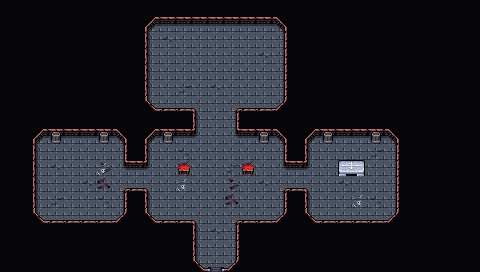

This is a level from a 2D game, rendered from its Tiled map with the project's own tilesets. A one-line summary and the map file follow, with tile-layer data summarised:
An orthogonal 30x17 tile map with 16x16 px tiles, 4 tile layers (Background, Floor, Clutter, Blood), 3 tilesets and 15 objects (2x dialog).

<map version="1.10" tiledversion="1.10.1" orientation="orthogonal" renderorder="right-down" width="30" height="17" tilewidth="16" tileheight="16" infinite="0" nextlayerid="8" nextobjectid="76">
 <editorsettings>
  <export target="wastetown..tmx" format="tmx" />
 </editorsettings>
 <properties>
  <property name="dungeonEffect" value="{&quot;startBattleWithCard&quot;: [ &quot;Canonized in Blood&quot; ]}" />
 </properties>
 <tileset firstgid="1" source="../../tileset/main.tsx" />
 <tileset firstgid="10113" source="../../tileset/buildings.tsx" />
 <tileset firstgid="11905" source="../../tileset/dungeon/DarkAbbeyTiles.tsx" />
 <layer id="1" name="Background" width="30" height="17">
  <data>[510 cells, 510 non-empty, 1 distinct tile ids]</data>
 </layer>
 <layer id="2" name="Floor" width="30" height="17">
  <data>[510 cells, 433 non-empty, 17 distinct tile ids]</data>
 </layer>
 <layer id="3" name="Clutter" width="30" height="17">
  <properties>
   <property name="spriteLayer" type="bool" value="true" />
  </properties>
  <data>[510 cells, 29 non-empty, 11 distinct tile ids]</data>
 </layer>
 <layer id="7" name="Blood" width="30" height="17">
  <data>[510 cells, 5 non-empty, 2 distinct tile ids]</data>
 </layer>
 <objectgroup id="4" name="Objects">
  <object id="38" template="../../obj/entry_up.tx" x="192" y="269" width="48" height="16">
   <properties>
    <property name="teleport" value="../common/maps/map/vampirecastle/vampirecastle_3.tmx" />
   </properties>
  </object>
  <object id="50" template="../../obj/enemy.tx" x="72.697" y="184.76">
   <properties>
    <property name="displayNameOverride" value="Vampire Guardian" />
    <property name="enemy" value="High Vampire" />
    <property name="threatRange" type="int" value="30" />
   </properties>
  </object>
  <object id="62" template="../../obj/gold.tx" x="185.431" y="37.9964" />
  <object id="64" template="../../obj/enemy.tx" x="342.353" y="173.156">
   <properties>
    <property name="deckOverride" value="decks/standard/vampire_monob.dck" />
    <property name="enemy" value="Ancient Vampire" />
    <property name="inactive" type="bool" value="true" />
    <property name="speedModifier" type="float" value="20" />
    <property name="threatRange" type="int" value="40" />
   </properties>
  </object>
  <object id="65" template="../../obj/enemy.tx" x="174.262" y="162.311">
   <properties>
    <property name="displayNameOverride" value="Vampire Feeder" />
    <property name="enemy" value="Vampire" />
    <property name="threatRange" type="int" value="50" />
   </properties>
  </object>
  <object id="66" name="Ward" type="dialog" gid="11912" x="196.5" y="129.361" width="39.5656" height="16">
   <properties>
    <property name="dialog">[{
    "text":"A translucent, shimmering red field blocks your path. An ancient Evil is lurking in these crypts, preventing you from entering the room in front of you ...",
    "options":[
    { "name":"Leave." } 
    ]
}]</property>
   </properties>
  </object>
  <object id="67" template="../../obj/dialog.tx" type="dialog" gid="11530" x="338.774" y="175.211" width="24.9204" height="14.6679" visible="1">
   <properties>
    <property name="dialog">[
  {
    "text": "You see a coffin lying at the center of the crypt. This relic of vampiric history, once a vessel for the undying, now stood as a time-worn testament to the passage of ages, a silent witness to the secrets and shadows that had unfolded within its confines. The ancient coffin, a repository of centuries, exuded an aura of both menace and melancholy, a silent sentinel to the mysteries of the nocturnal realm.",
    "options": [
      { "name": "Walk away" },
      {
        "name": "Take a closer look at the rusty coffin",
        "text": "You sense an immense amount of power radiating from the coffin. You also begin to note the various unholy symbols engraved around the base of coffin.",
        "options": [
          { "name": "Walk away" },
          {
            "name": "Open the coffin",
            "text": "As you open the coffin, an ancient figure awakes in the gloom. It cries out in an ancient voice: YOU DARE WAKE ME, PUNY MORTAL?",
            "options": [
              {
                "name": "Prepare yourself!",
                "action": [
                  { "activateMapObject": 64 },
                  { "deleteMapObject": 66 },
                  { "deleteMapObject": -1 }
                ]
              }
            ]
          }
        ]
      }
    ]
  }
]</property>
   </properties>
  </object>
  <object id="68" template="../../obj/gold.tx" x="48.2296" y="159.484" />
  <object id="69" template="../../obj/enemy.tx" x="239.812" y="163.5">
   <properties>
    <property name="displayNameOverride" value="Vampire Feeder" />
    <property name="enemy" value="Vampire" />
    <property name="threatRange" type="int" value="40" />
   </properties>
  </object>
  <object id="70" template="../../obj/gold.tx" x="48.2296" y="212.099" />
  <object id="71" template="../../obj/manashards.tx" x="154.263" y="68.7132" />
  <object id="72" template="../../obj/manashards.tx" x="264.714" y="67.91" />
  <object id="73" template="../../obj/treasure.tx" x="248.246" y="42.6066">
   <properties>
    <property name="reward">[
  {
    "type": "randomCard",
    "colors": [ "Black" ],
    "subTypes": [ "Vampire" ],
    "count": 5
  },
  {
    "type": "item",
    "count": 1,
    "probability": 0.1,
    "itemName": "Dark Boots"
  },
  {
    "type": "item",
    "count": 1,
    "probability": 0.1,
    "itemName": "Dark Shield"
  },
  {
    "type": "item",
    "count": 1,
    "probability": 0.1,
    "itemName": "Dark Armor"
  },
  {
    "type": "item",
    "count": 1,
    "probability": 0.1,
    "itemName": "Blood Vial"
  },
  {
    "type": "item",
    "count": 1,
    "probability": 0.1,
    "itemName": "Dark Amulet"
  }
]</property>
   </properties>
  </object>
  <object id="74" template="../../obj/treasure.tx" x="158.279" y="41.4017">
   <properties>
    <property name="reward">[
  {
    "type": "randomCard",
    "colors": [ "Black" ],
    "subTypes": [ "Vampire" ],
    "count": 5
  },
  {
    "type": "item",
    "count": 1,
    "probability": 0.1,
    "itemName": "Dark Boots"
  },
  {
    "type": "item",
    "count": 1,
    "probability": 0.1,
    "itemName": "Dark Shield"
  },
  {
    "type": "item",
    "count": 1,
    "probability": 0.1,
    "itemName": "Dark Armor"
  },
  {
    "type": "item",
    "count": 1,
    "probability": 0.1,
    "itemName": "Blood Vial"
  },
  {
    "type": "item",
    "count": 1,
    "probability": 0.1,
    "itemName": "Dark Amulet"
  }
]</property>
   </properties>
  </object>
  </objectgroup>
</map>
<!-- 1 of 15 objects omitted -->
